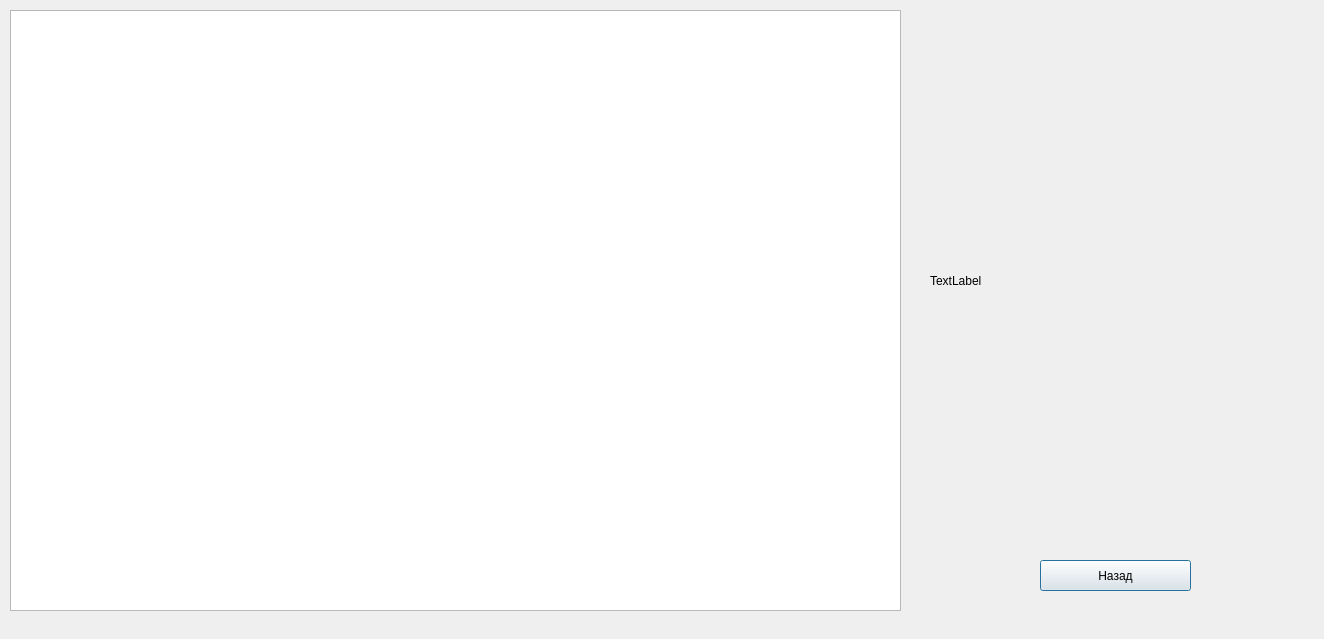
<?xml version="1.0" encoding="UTF-8"?>
<ui version="4.0">
 <class>Viewing</class>
 <widget class="QDialog" name="Viewing">
  <property name="geometry">
   <rect>
    <x>0</x>
    <y>0</y>
    <width>1324</width>
    <height>639</height>
   </rect>
  </property>
  <property name="windowTitle">
   <string>Dialog</string>
  </property>
  <widget class="QLabel" name="picLabel">
   <property name="geometry">
    <rect>
     <x>930</x>
     <y>110</y>
     <width>361</width>
     <height>341</height>
    </rect>
   </property>
   <property name="text">
    <string>TextLabel</string>
   </property>
   <property name="scaledContents">
    <bool>true</bool>
   </property>
  </widget>
  <widget class="QTableView" name="tableView">
   <property name="geometry">
    <rect>
     <x>10</x>
     <y>10</y>
     <width>891</width>
     <height>601</height>
    </rect>
   </property>
  </widget>
  <widget class="QPushButton" name="back">
   <property name="geometry">
    <rect>
     <x>1040</x>
     <y>560</y>
     <width>151</width>
     <height>31</height>
    </rect>
   </property>
   <property name="text">
    <string>Назад</string>
   </property>
  </widget>
  <widget class="QLabel" name="label_2">
   <property name="geometry">
    <rect>
     <x>0</x>
     <y>-60</y>
     <width>1831</width>
     <height>701</height>
    </rect>
   </property>
   <property name="text">
    <string/>
   </property>
  </widget>
  <zorder>label_2</zorder>
  <zorder>picLabel</zorder>
  <zorder>tableView</zorder>
  <zorder>back</zorder>
 </widget>
 <resources/>
 <connections/>
</ui>
